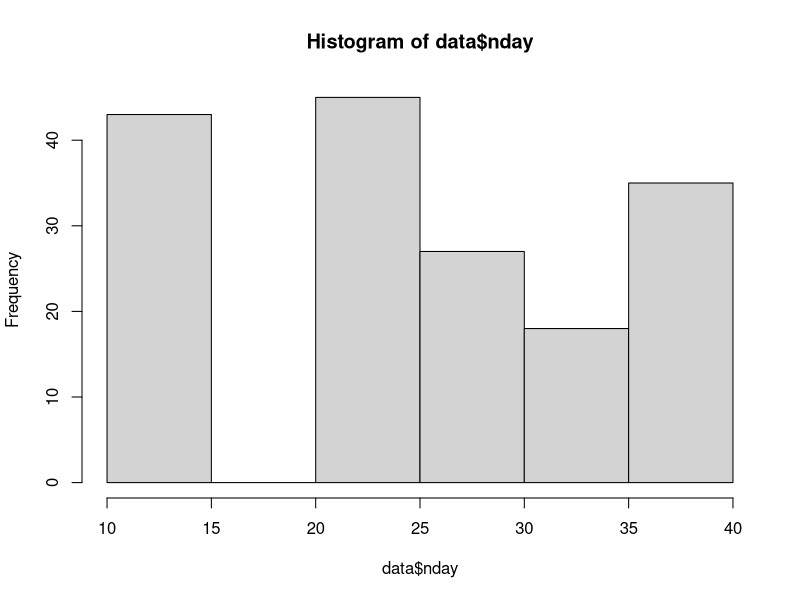

The R source for this figure:
# Description -------------------------------------------------------------
# Experimental approach
# Effect of aromatic plants on nest bacterial microbiota
# Formatting data
# Authors: Hélène Dion-Phénix & Gabrielle Gingras
# Last edition: 2025-03-05

# Libraries --------------------------------------------------------------

library(dplyr)
library(lubridate)

# Import data -------------------------------------------------------------

rm(list = ls())

# Information on collected nests
nest <- read.csv2("data/exp/0-data_nest.csv",
                  sep = ";",
                  dec = ",")

# Information on each samples
sample <- read.csv2("data/exp/0-data_sample.csv",
                    sep = ";",
                    dec = ",")

# Format data ---------------------------------------------------------------

# merge nest and sample info

data <- left_join(sample, nest, by = "nichoir")
rm(nest, sample)

# format variables
data$type <- as.factor(data$type)
data$nichoir <- as.factor(data$nichoir)
data$traitement <- as.factor(data$traitement)
data$category <- as.factor(data$category)
data$population <- as.factor(data$population)
data$station <- as.factor(data$station)
data$stage_pheno <- as.factor(data$stage_pheno)
data$stage_chick <- as.factor(data$stage_chick)
data$failure <- as.factor(data$failure)

#reorder factor treatments
data$traitement <- relevel(data$traitement, ref = "ctr")

#date
data$date_j1 <- ymd(data$date_j1)
data$date_pret <- ymd(data$date_pret)
data$date_recup <- ymd(data$date_recup)

# Number of days between nest ready and collection ------------------------

data$nday <- yday(data$date_recup) - yday(data$date_pret)
hist(data$nday)

rownames(data) <- data$sample.names

# Export data -------------------------------------------------------------

save.image("data/exp/0-data.RData")

